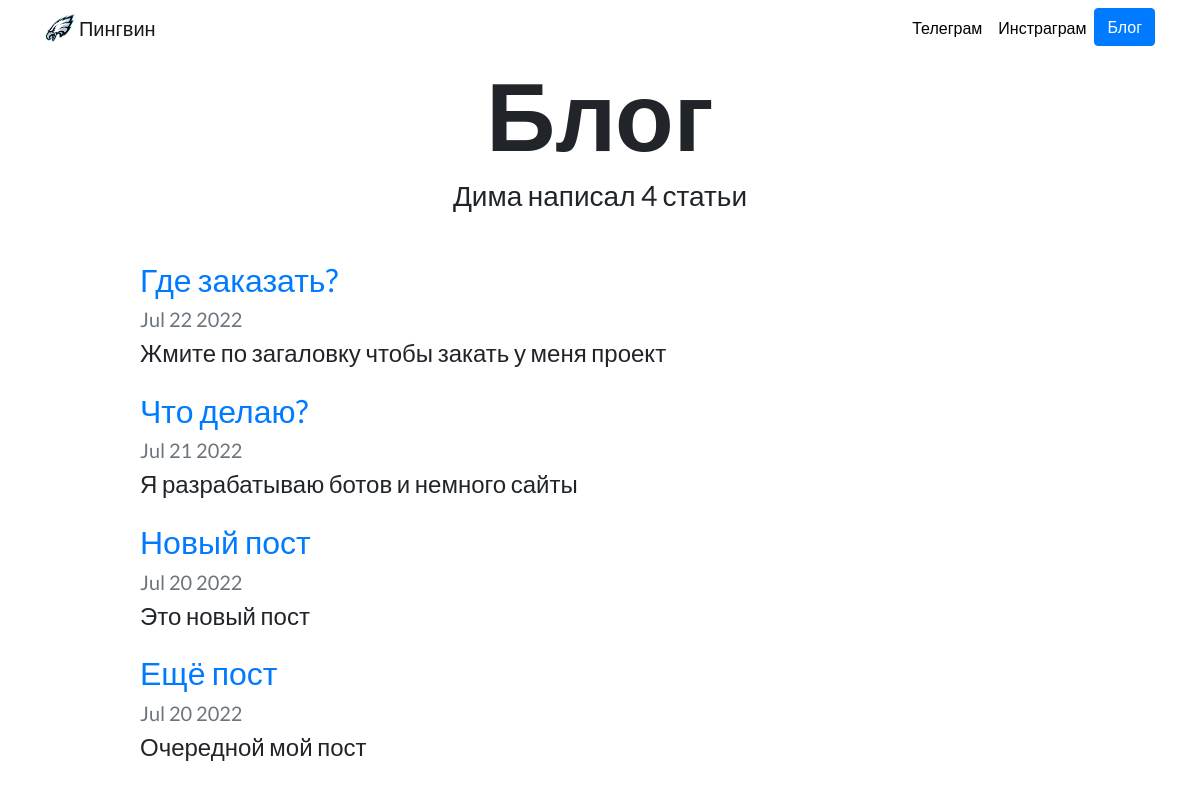
Screenshot of /blog/ with the database file from the repository.
### blog/models.py (models this page shows, shortened)
class Project2(models.Model):
    title = models.CharField(max_length=100)
    description = models.TextField()
    data = models.DateField()
    url = models.URLField(blank=True)

### blog/views.py (the view)
# urls.py: path('', views.blogs, name='all_blogs'),
def blogs(requests):
    projects = Project2.objects.order_by('-data')
    return render(requests, 'blog/all_blogs.html', {'projects': projects})

### blog/templates/blog/all_blogs.html
{% extends "portfolio/base.html" %}
{% load static %}
{% block content %}
<h1 id="blogtitle" class="font-weight-bold text-center">Блог</h1>
<h3 class="text-center mb-5">Дима написал {{ projects.count }} статьи</h3>
{% for project in projects %}
<div class="row justify-content-center my-3">
  <div class="col-md-10">
    <a href="{% url 'blog:detail' project.id %}">
      <h2>{{ project.title }}</h2>
    </a>
    <h5 class="text-muted">{{ project.data|date:'M d Y' }}</h5>
    <h4>{{ project.description|striptags|truncatechars:100 }}</h4>
  </div>
</div>
{% endfor %}
{% endblock %}

### portfolio/static/portfolio/css/style.css (style rules this page uses)
body { font-family: 'Lato', sans-serif; }
#blogtitle { font-size: 6rem; }

### rows the page displays
Project2: title "Где заказать?", data "Jul 22 2022", description "Жмите по загаловку чтобы закать у меня проект"
Project2: title "Что делаю?", data "Jul 21 2022", description "Я разрабатываю ботов и немного сайты"
Project2: title "Новый пост", data "Jul 20 2022", description "Это новый пост"
Project2: title "Ещё пост", data "Jul 20 2022", description "Очередной мой пост"

### other values shown
{{ projects.count }} "4"
